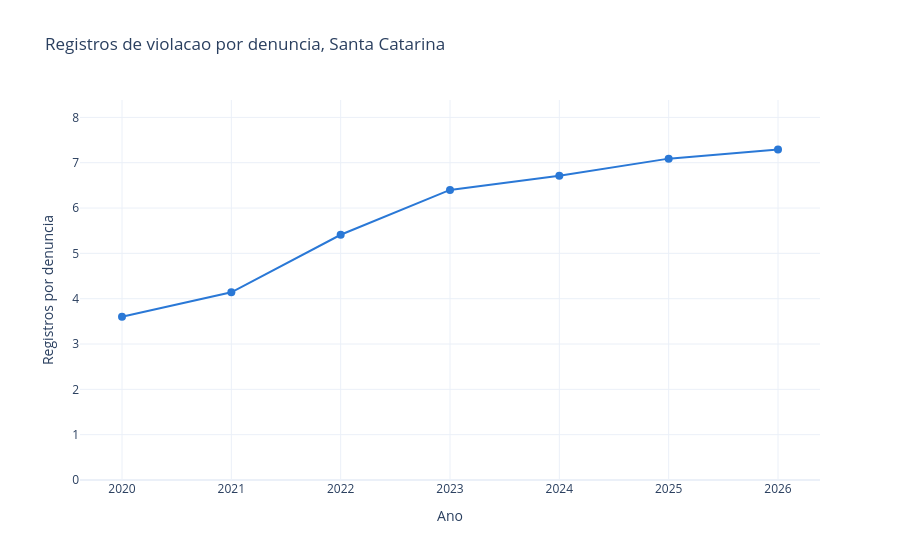

Notebook code for this chart:
### Code cell
# O fator de expansao mais que triplicou entre 2020 e 2026.
comparavel = por_ano.dropna(subset=["registros_por_denuncia"])
fig = px.line(
    comparavel, x="ano", y="registros_por_denuncia", markers=True,
    title="Registros de violacao por denuncia, Santa Catarina",
    labels={"ano": "Ano", "registros_por_denuncia": "Registros por denuncia"},
)
fig.update_traces(line_color="#2a78d6", line_width=2, marker_size=8)
fig.update_layout(yaxis_range=[0, comparavel["registros_por_denuncia"].max() * 1.15])
fig.show()

primeiro, ultimo = comparavel.iloc[0], comparavel.iloc[-1]
print(
    f"De {int(primeiro['ano'])} a {int(ultimo['ano'])}, o fator passou de "
    f"{primeiro['registros_por_denuncia']} para {ultimo['registros_por_denuncia']}, "
    f"multiplicando-se por {ultimo['registros_por_denuncia'] / primeiro['registros_por_denuncia']:.1f}."
)

### Figure 1 — Plotly figure (JSON) as saved in the notebook; plotly's stock layout.template omitted (floating-point values rounded to 4 significant figures)
{"data": [{"hovertemplate": "Ano=%{x}<br>Registros por denuncia=%{y}<extra></extra>", "legendgroup": "", "line": {"color": "#2a78d6", "dash": "solid", "width": 2}, "marker": {"size": 8, "symbol": "circle"}, "mode": "lines+markers", "name": "", "orientation": "v", "showlegend": false, "type": "scatter", "x": [2020, 2021, 2022, 2023, 2024, 2025, 2026], "xaxis": "x", "y": [3.6, 4.14, 5.41, 6.4, 6.71, 7.09, 7.29], "yaxis": "y"}], "layout": {"legend": {"tracegroupgap": 0}, "title": {"text": "Registros de violacao por denuncia, Santa Catarina"}, "xaxis": {"anchor": "y", "domain": [0.0, 1.0], "title": {"text": "Ano"}}, "yaxis": {"anchor": "x", "domain": [0.0, 1.0], "range": [0, 8.383], "title": {"text": "Registros por denuncia"}}}}
